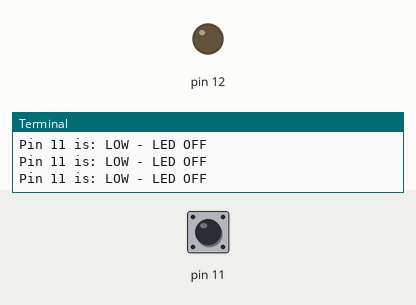
This program was run on a simulated Raspberry Pi (header pin numbers). On the bench: output pins drawn as LEDs (lit = HIGH), the last lines printed to the terminal. Inputs (shaded band) come from the test bench; at power-on: pin 11 LOW.

Above: at 1.2 s.
1.3 s: pin 11 pulled HIGH for 0.15 s
At 1.4 s:
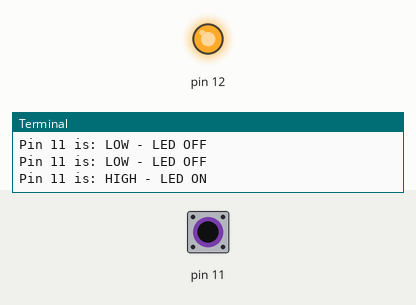
3.0 s: pin 11 pulled HIGH for 3.2 s
At 6.5 s:
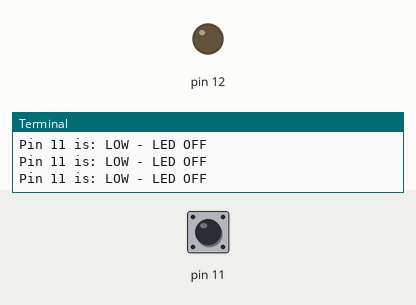
Timing chart, 0 to 8.0 s (numbered marks = the images above; inputs shaded):
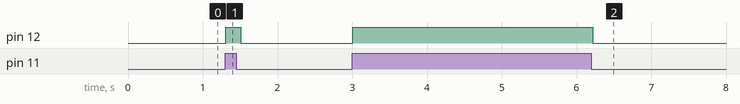

Measured:
- after the input at 1.3 s, pin 12: LOW → HIGH at once, → LOW 0.20 s later
- after the input at 3.0 s, pin 12: LOW → HIGH at once, → LOW 3.2 s later

The program:

input_test.py
```python
#!/usr/bin/python

from time import sleep
import RPi.GPIO as GPIO

GPIO.setmode(GPIO.BOARD)
GPIO.setup(12, GPIO.OUT)
GPIO.setup(11, GPIO.IN, pull_up_down=GPIO.PUD_DOWN)

try:
   while True:
      if GPIO.input(11):
         print "Pin 11 is: HIGH - LED ON"
         GPIO.output(12, 1)
      else:
         print "Pin 11 is: LOW - LED OFF"
         GPIO.output(12, 0)
      sleep(0.1)
finally:
   GPIO.cleanup()
```
